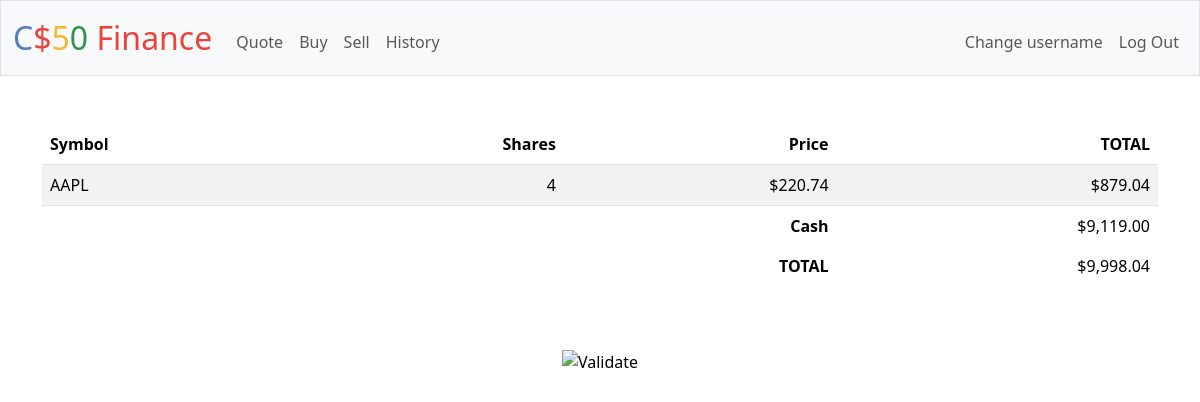
Screenshot of / (signed in) with the database file from the repository.
### tables this page shows
CREATE TABLE stocks (
id INTEGER PRIMARY KEY,
user_id INTEGER NOT NULL,
symbol TEXT NOT NULL,
shares INTEGER NOT NULL,
price FLOAT NOT NULL,
total FLOAT NOT NULL,
FOREIGN KEY (user_id) REFERENCES users(id)
);

CREATE TABLE users (id INTEGER PRIMARY KEY AUTOINCREMENT NOT NULL, username TEXT NOT NULL, hash TEXT NOT NULL, cash NUMERIC NOT NULL DEFAULT 10000.00);

### app.py (the view)
@app.route("/")
@login_required
def index():
    user_id = session.get("user_id")
    stocks = db.execute("SELECT * FROM stocks WHERE user_id = ?", user_id)
    users = db.execute("SELECT * FROM users WHERE id = ?", user_id)
    total_stocks = 0
    for stock in stocks:
        total_stocks += stock["total"]
    total = float(total_stocks) + users[0]['cash']
    return render_template("index.html", stocks=stocks, users=users, total=total)

### app.py (called while the page is built)
@app.after_request
def after_request(response):
    response.headers["Cache-Control"] = "no-cache, no-store, must-revalidate"
    response.headers["Expires"] = 0
    response.headers["Pragma"] = "no-cache"
    return response

### helpers.py (called while the page is built)
def login_required(f):
    @wraps(f)
    def decorated_function(*args, **kwargs):
        if session.get("user_id") is None:
            return redirect("/login")
        return f(*args, **kwargs)
    return decorated_function

def usd(value):
    return f"${value:,.2f}"

### templates/index.html (shortened to what this page needs)
{% extends "layout.html" %}
{% block main %}
        <table class="table table-striped">
                <thead>
                        <tr>
                                <th class="text-start">Symbol</th>
                                <th class="text-end">Shares</th>
                                <th class="text-end">Price</th>
                                <th class="text-end">TOTAL</th>
                        </tr>
                </thead>
                <tbody>
                        {% for stock in stocks %}
                        <tr>
                                <td class="text-start"> {{ stock.symbol }}</td>
                                <td class="text-end"> {{ stock.shares }}</td>
                                <td class="text-end"> {{ stock.price | usd }}</td>
                                <td class="text-end"> {{ stock.total | usd }}</td>
                        </tr>
                        {% endfor %}
                </tbody>
                <tfoot>
                        {% for user in users %}
                        <tr>
                                <td class="border-0 fw-bold text-end" colspan="3">Cash</td>
                                <td class="border-0 w-bold text-end" colspan="3">{{ user.cash | usd }}</td>
                        </tr>
                        {% endfor %}
                        <tr>
                                <td class="border-0 fw-bold text-end" colspan="3">TOTAL</td>
                                <td class="border-0 w-bold text-end" colspan="3">{{ total | usd }}</td>
                        </tr>
                </tfoot>
        </table>
{% endblock %}

### rows the page displays
stocks: symbol "AAPL", shares "4", price "$220.74", total "$879.04"
users: cash "$9,119.00"

### other values shown
{{ total | usd }} "$9,998.04"
